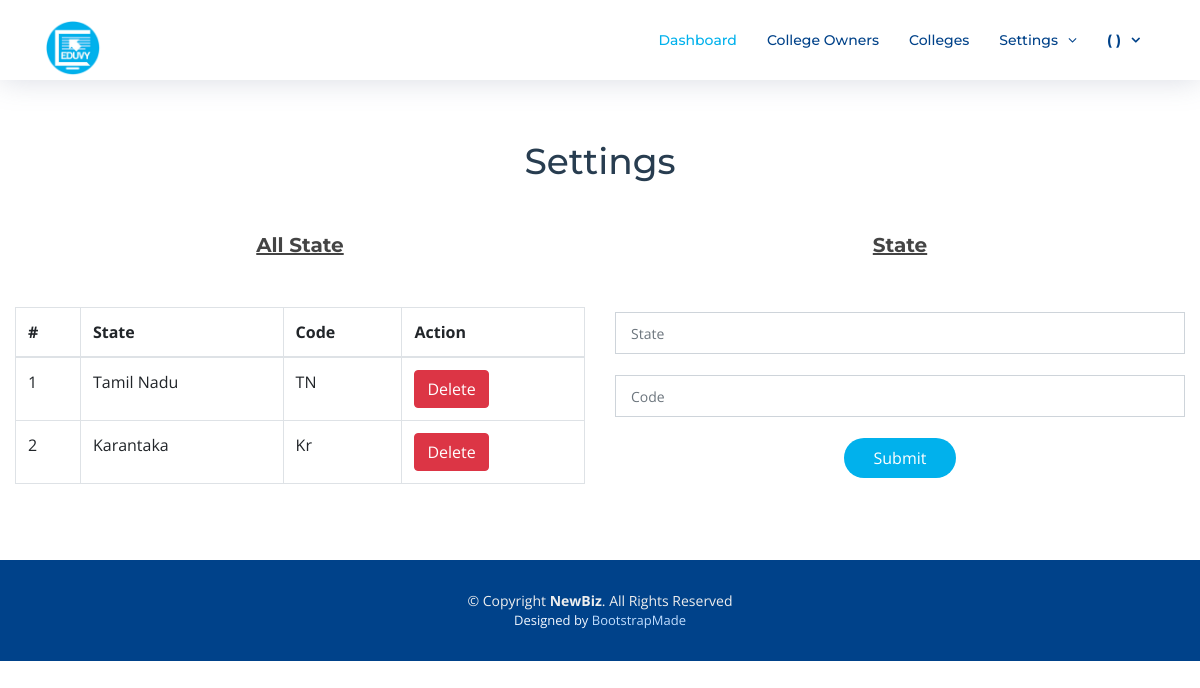
Page /admin2020/settings/state on the committed database.
### super_admin/models.py (models this page shows, shortened)
class State(models.Model):
    unique_id=models.AutoField(primary_key=True, null=False)
    name = models.CharField(max_length=100, default='null', null=False)
    code = models.CharField(max_length=10, default='null', null=False)

### super_admin/views.py (the view, shortened to what this page needs)
# urls.py: path('settings/state', views.settings_state, name="settings_state"),
def settings_state(request):
    state_ = State.objects.all()
    form = AddStateForm()
    context = {'state': state_, 'form': form}
    return render(request, 'super_admin/settings_state.html', context)

### super_admin/forms.py
class AddStateForm(forms.Form):
    state_name = forms.CharField(max_length=200, widget=forms.TextInput(
        attrs={'autocomplete': 'off', 'class': 'form-control', 'placeholder': 'State'}))
    state_code = forms.CharField(max_length=200, widget=forms.TextInput(
        attrs={'autocomplete': 'off', 'class': 'form-control', 'placeholder': 'Code'}))

### super_admin/templates/super_admin/settings_state.html (shortened to what this page needs)
{% extends "super_admin/acc_layout.html" %}
{% load static %}
{% block content %}
  <main id="main" style="margin-top: 80px;">
    <section id="contact" style="box-shadow: none !important">
      <div class="container-fluid" data-aos="fade-up">
        <div class="section-header">
          <h3>Settings</h3>
        </div>
        <div class="row">
<div class="col-lg-6">
<div class="section-header" align="center">
    <h5><u><b>All State</b></u></h5>
</div>
  {% if state|length > 0 %}
<table class="table table-bordered">
    <thead>
      <tr>
        <th>#</th>
        <th>State</th>
        <th>Code</th>
         <th>Action</th>
      </tr>
    </thead>
    <tbody>
  {% for i in state %}
      <tr>
        <td>{{ forloop.counter }}</td>
        <td>{{ i.name }}</td>
        <td>{{ i.code }}</td>
        <td>
        <a href="/admin2020/settings/state/delete/{{ i.unique_id }}" role="button" type="button" class="btn btn-danger">Delete</a>
        </td>
      </tr>
  {% endfor %}
    </tbody>
  </table>
{% else %}
<b>No state added</b>
{% endif %}
</div>
<div class="col-lg-6">
<div class="section-header" align="center">
<h5><u><b>State</b></u></h5>
</div>
 <div class="form">
              <form action="" method="post" role="form" class="php-email-form" novalidate>
                <div class="form-row">
                <div class="col-sm-12 align-center">
                </div>
                </div>
                <div class="form-row">
                  <div class="form-group col-lg-12">
                  {{ form.state_name }}
                  </div>
                  <div class="form-group col-lg-12">
                       {{ form.state_code }}
                  </div>
                </div>
<div class="form-row"><div class="col-lg-12 text-center"><button type="submit" title="Send Message">Submit</button></div></div>
              </form>
</div>
</div>
 </div>
      </div>
    </section>
  </main>
{% endblock %}

### common_pages/static/frontend/css/style.css (style rules this page uses)
body { background: #fff; color: #444; font-family: "Open Sans", sans-serif; }
a { color: #01B1EC; transition: 0.5s; }
h1, h2, h3, h4, h5, h6 { font-family: "Montserrat", sans-serif; font-weight: 400; margin: 0 0 20px 0; padding: 0; }
section { overflow: hidden; }
.section-header h3 { font-size: 36px; color: #283d50; text-align: center; font-weight: 500; position: relative; }
#contact { box-shadow: 0px 0px 12px 0px rgba(0, 0, 0, 0.1); padding: 60px 0; overflow: hidden; }
#contact .section-header { padding-bottom: 30px; }
#contact .php-email-form input, #contact .php-email-form textarea { border-radius: 0; box-shadow: none; font-size: 14px; }
#contact .php-email-form input { padding: 20px 15px; }
#contact .php-email-form button[type="submit"] { background: #01B1EC; border: 0; border-radius: 20px; padding: 8px 30px; color: #fff; transition: 0.3s; }

### rows in the picture
State: name "Tamil Nadu", code "TN"
State: name "Karantaka", code "Kr"
